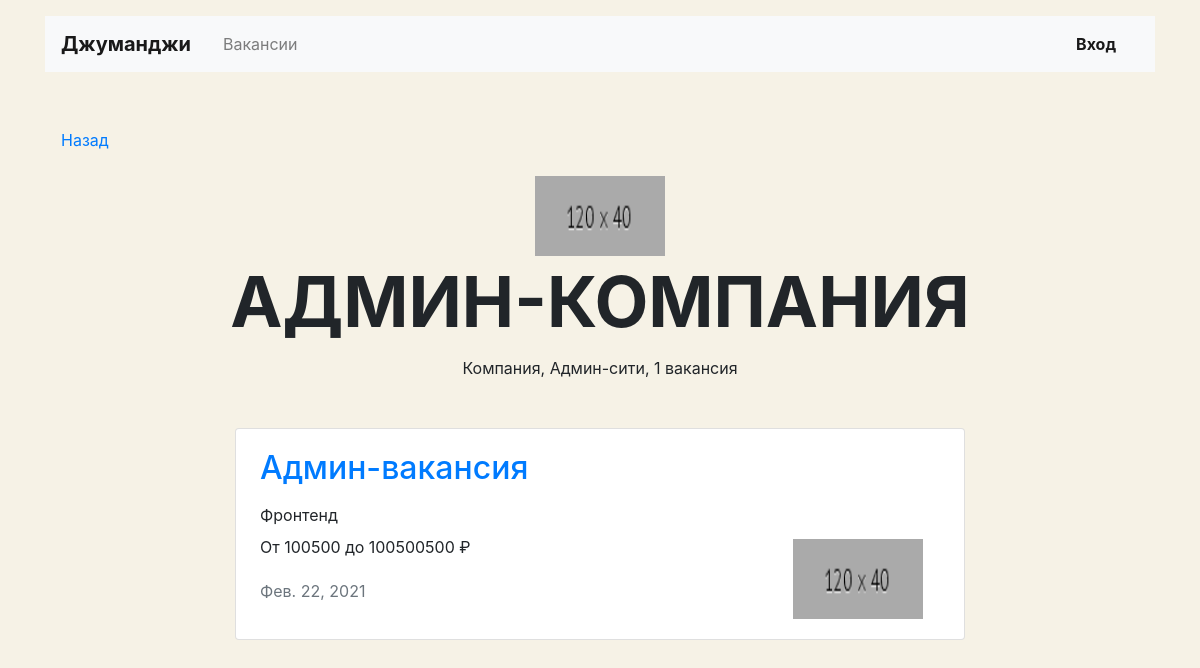
/company/25/, run on an earlier commit of the app's database.
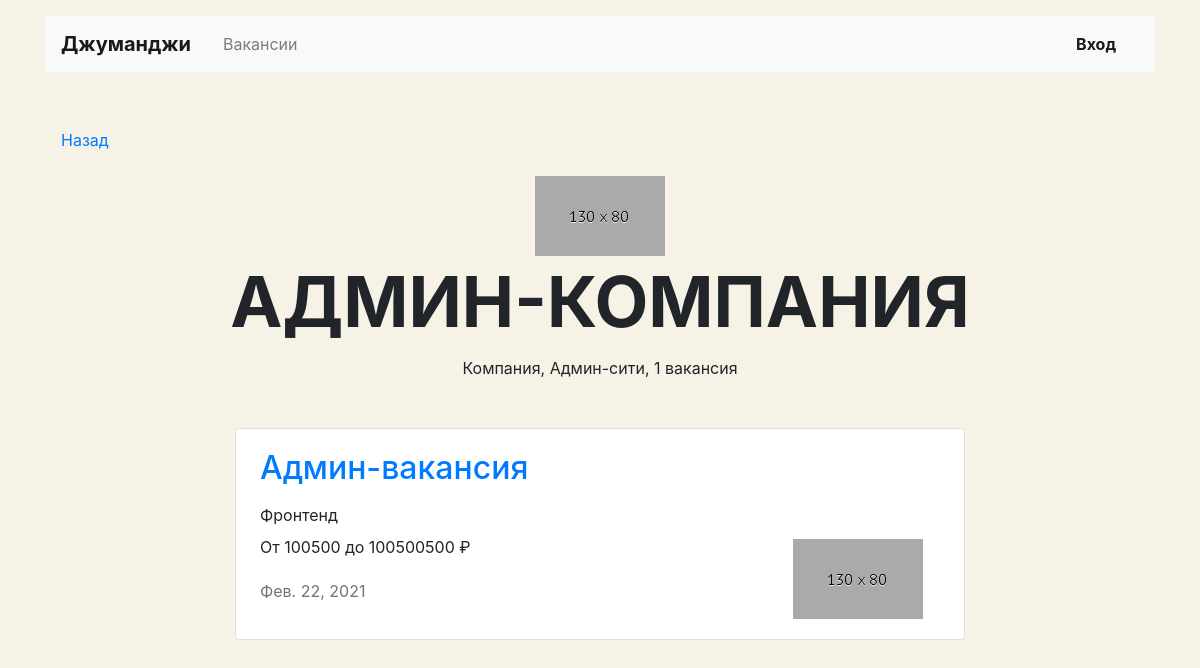
And on a later commit of the database.
### vacancies/models.py (models this page shows, shortened)
class Company(models.Model):
    name = models.CharField(max_length=100)
    owner = models.OneToOneField(get_user_model(), on_delete=models.CASCADE, related_name='company')
    location = models.CharField(max_length=30)
    logo = models.ImageField(upload_to=MEDIA_COMPANY_IMAGE_DIR, default='company_images/130x80.gif')
    description = models.TextField(default='', blank=True)
    employee_count = models.IntegerField(default=1)

class Vacancy(models.Model):
    title = models.CharField(max_length=100)
    specialty = models.ForeignKey(Specialty, null=True, blank=True, on_delete=models.SET_NULL, related_name='vacancies')
    company = models.ForeignKey(Company, on_delete=models.CASCADE, related_name='vacancies')
    skills = models.ManyToManyField(Skill, related_name='vacancies')
    description = models.TextField()
    salary_min = models.IntegerField(default=0)
    salary_max = models.IntegerField(default=0)
    published_at = models.DateField(default=date.today)

class Specialty(models.Model):
    code = models.CharField(max_length=20)
    title = models.CharField(max_length=20)
    picture = models.ImageField(upload_to=MEDIA_SPECIALTY_IMAGE_DIR)

### vacancies/views.py (the view)
# urls.py: path('company/<int:pk>/', CompanyView.as_view(), name='company'),
class CompanyView(View):
    def get(self, request, pk):
        company = get_object_or_404(Company, id=pk)
        vacancies = Vacancy.objects.filter(company=company)\
            .prefetch_related('skills')\
            .select_related('company', 'specialty')
        context = {
            'company': company,
            'vacancies': vacancies,
        }
        return render(request, 'company.html', context=context)

### vacancies/templatetags/pluralize_ru.py (called while the page is built)
@register.filter()
def pluralize_ru(number: Union[int, str], arg: str = 'дурак, дурака, дураков'):
    nominative_singular, genitive_singular, genitive_plural = arg.split(', ')
    number = abs(int(number))
    if 10 <= number % 100 <= 20:
        return f'{number} {genitive_plural}'
    if number % 10 == 1:
        return f'{number} {nominative_singular}'
    if 2 <= number % 10 <= 4:
        return f'{number} {genitive_singular}'
    return f'{number} {genitive_plural}'

### templates/company.html (shortened to what this page needs)
{% extends 'base.html' %}
{% load pluralize_ru %}
{% block container %}
  <main class="container mt-3">
    <div class="navbar mt-5">
      <p><a href="{{ request.META.HTTP_REFERER }}">Назад</a></p>
    </div>
    <section>
      <div class="text-center">
        <img src="{{ company.logo.url }}" width="130" height="80" alt="">
      </div>
      <h1 class="h1 text-center mx-auto mt-0 pt-1" style="font-size: 70px;"><strong>{{ company.name|upper }}</strong></h1>
      <p class="text-center pt-1">Компания, {{ company.location }}, {{ vacancies|length|pluralize_ru:"вакансия, вакансии, вакансий" }}</p>
      <div class="row mt-5">
        <div class="col-12 col-lg-8 offset-lg-2 m-auto">
          {% for vacancy in vacancies %}
          <div class="card mb-4">
            <div class="card-body px-4">
              <div class="row">
                <div class="col-12 col-md-8 col-lg-9">
                  <h2 class="h2 pb-2"><a href="{% url 'vacancy' vacancy.id %}">{{ vacancy.title }}</a></h2>
                  <p class="mb-2">
                    {{ vacancy.specialty.title }}
                  </p>
                  <p>От {{ vacancy.salary_min }} до {{ vacancy.salary_max }} ₽</p>
                  <p class="text-muted pt-1">{{ vacancy.published_at }}</p>
                </div>
                <div class="col-12 col-md-4 col-lg-3 d-flex align-items-end">
                  <img src="{{ vacancy.company.logo.url }}" width="130" height="80" alt="">
                </div>
              </div>
            </div>
          </div>
          {% endfor %}
        </div>
      </div>
    </section>
  </main>
{% endblock %}

### templates/base.html (shortened to what this page needs)
<!DOCTYPE html>
<html lang="ru">
<head>
  <link rel="stylesheet" href="https://stackpath.bootstrapcdn.com/bootstrap/4.3.1/css/bootstrap.min.css">
</head>
<body>
  <header class="container mt-3">
    <nav class="navbar navbar-expand-lg navbar-light bg-light">
      <a class="navbar-brand mr-4 font-weight-bold" href="{% url 'index' %}">Джуманджи</a>
      <div class="collapse navbar-collapse justify-content-between" id="navbarNav">
        <ul class="navbar-nav col-10">
          {% url 'vacancies' as vacancies_url %}
          <li class="nav-item {% if request.path == vacancies_url %}active{% endif %}">
            <a class="nav-link" href="{{ vacancies_url }}">Вакансии</a>
          </li>
        </ul>
        <ul class="navbar-nav col-2 justify-content-end">
          <li class="nav-item active">
            {% if not user.is_authenticated %}
              <a href="{% url 'login' %}" class="nav-link font-weight-bold">Вход</a>
            {% endif %}
          </li>
        </ul>
      </div>
    </nav>
  </header>
  {% block container %} {% endblock %}
</body>
</html>

### templates/base.html (style rules this page uses)
body { background-color: #F6F2E6; }

What changed in the data, as far as the page shows it:
changed Company "АДМИН-КОМПАНИЯ": logo: a different picture
changed through a linked row, Vacancy "Админ-вакансия": company.logo: a different picture
